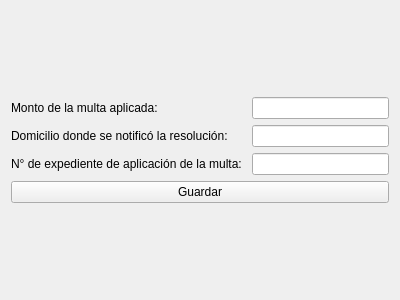
<?xml version="1.0" encoding="UTF-8"?>
<ui version="4.0">
 <class>Multa</class>
 <widget class="QWidget" name="Multa">
  <property name="geometry">
   <rect>
    <x>0</x>
    <y>0</y>
    <width>400</width>
    <height>300</height>
   </rect>
  </property>
  <property name="windowTitle">
   <string>MULTA POR INASISTENCIA*</string>
  </property>
  <layout class="QGridLayout" name="gridLayout_2">
   <item row="0" column="0">
    <layout class="QGridLayout" name="gridLayout">
     <item row="0" column="1">
      <widget class="QLineEdit" name="lMonto"/>
     </item>
     <item row="1" column="0">
      <widget class="QLabel" name="label_2">
       <property name="text">
        <string>Domicilio donde se notificó la resolución: </string>
       </property>
      </widget>
     </item>
     <item row="2" column="1">
      <widget class="QLineEdit" name="lNumeroExp"/>
     </item>
     <item row="2" column="0">
      <widget class="QLabel" name="label">
       <property name="text">
        <string>N° de expediente de aplicación de la multa: </string>
       </property>
      </widget>
     </item>
     <item row="1" column="1">
      <widget class="QLineEdit" name="lDomicilio"/>
     </item>
     <item row="0" column="0">
      <widget class="QLabel" name="label_3">
       <property name="text">
        <string>Monto de la multa aplicada:</string>
       </property>
      </widget>
     </item>
     <item row="3" column="0" colspan="2">
      <widget class="QPushButton" name="pbGuardar">
       <property name="text">
        <string>Guardar</string>
       </property>
      </widget>
     </item>
    </layout>
   </item>
  </layout>
 </widget>
 <resources/>
 <connections/>
</ui>
